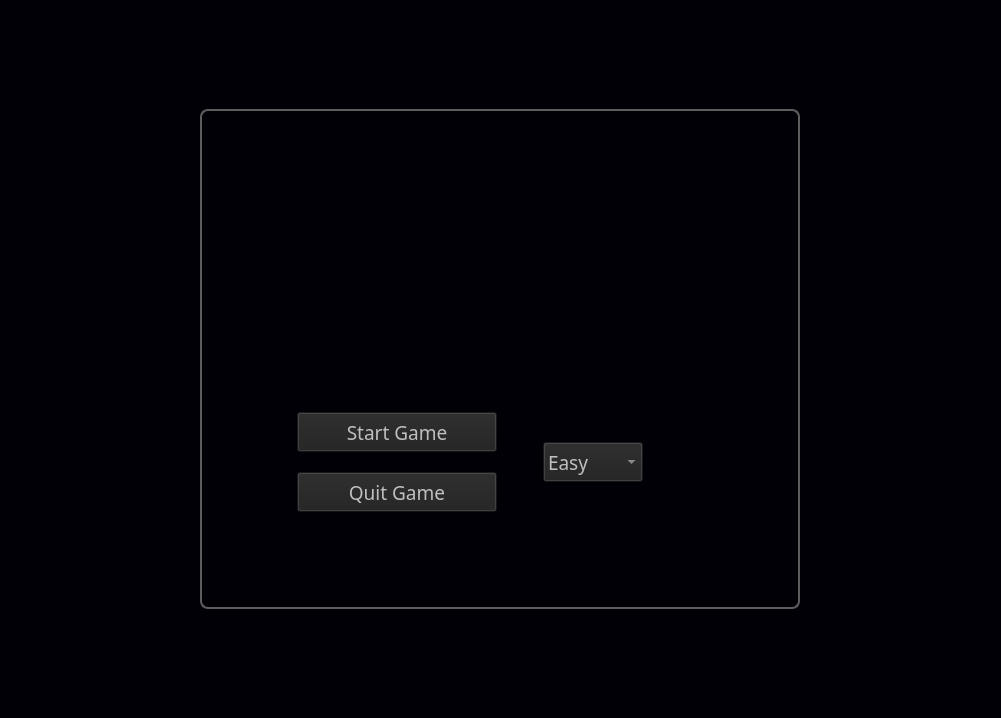
<?xml version="1.0" encoding="UTF-8"?>
<ui version="4.0">
 <class>GameUIClass</class>
 <widget class="QMainWindow" name="GameUIClass">
  <property name="geometry">
   <rect>
    <x>0</x>
    <y>0</y>
    <width>1001</width>
    <height>718</height>
   </rect>
  </property>
  <property name="windowTitle">
   <string>GameUI</string>
  </property>
  <property name="autoFillBackground">
   <bool>false</bool>
  </property>
  <property name="styleSheet">
   <string notr="true">QWidget{
	background-color:rgb(2, 0, 7);
color:rgb(191, 191, 191)
}
</string>
  </property>
  <widget class="QWidget" name="centralWidget">
   <property name="styleSheet">
    <string notr="true">QWidget#centralWidget{
background-image: url(:/GameUI/background.jpg);
background-position: center;
 background-size: cover;
  }</string>
   </property>
   <layout class="QGridLayout" name="gridLayout_4">
    <item row="0" column="0">
     <widget class="QStackedWidget" name="stackedWidget">
      <property name="sizePolicy">
       <sizepolicy hsizetype="MinimumExpanding" vsizetype="Preferred">
        <horstretch>0</horstretch>
        <verstretch>0</verstretch>
       </sizepolicy>
      </property>
      <property name="minimumSize">
       <size>
        <width>400</width>
        <height>50</height>
       </size>
      </property>
      <property name="maximumSize">
       <size>
        <width>600</width>
        <height>500</height>
       </size>
      </property>
      <property name="font">
       <font>
        <underline>false</underline>
       </font>
      </property>
      <property name="styleSheet">
       <string notr="true">QStackedWidget {
    border: 2px solid rgb(93, 93, 93); /* Border around the stack */
    border-radius: 8px;      /* Optional rounded corners */
	padding: 40px;

}
</string>
      </property>
      <property name="frameShadow">
       <enum>QFrame::Shadow::Sunken</enum>
      </property>
      <property name="currentIndex">
       <number>0</number>
      </property>
      <widget class="MenuScene" name="menuScene">
       <property name="autoFillBackground">
        <bool>false</bool>
       </property>
       <property name="styleSheet">
        <string notr="true">background-color:rgba(255, 255, 255, 0);</string>
       </property>
       <layout class="QGridLayout" name="gridLayout_3">
        <item row="1" column="1">
         <widget class="QLabel" name="label">
          <property name="maximumSize">
           <size>
            <width>600</width>
            <height>200</height>
           </size>
          </property>
          <property name="font">
           <font>
            <family>Showcard Gothic</family>
            <pointsize>20</pointsize>
            <italic>false</italic>
            <bold>false</bold>
           </font>
          </property>
          <property name="styleSheet">
           <string notr="true">background-color:rgba(255, 255, 255, 0)</string>
          </property>
          <property name="text">
           <string/>
          </property>
          <property name="pixmap">
           <pixmap resource="GameUI.qrc">:/GameUI/Logo.png</pixmap>
          </property>
          <property name="scaledContents">
           <bool>true</bool>
          </property>
          <property name="alignment">
           <set>Qt::AlignmentFlag::AlignCenter</set>
          </property>
          <property name="wordWrap">
           <bool>false</bool>
          </property>
          <property name="textInteractionFlags">
           <set>Qt::TextInteractionFlag::LinksAccessibleByMouse</set>
          </property>
         </widget>
        </item>
        <item row="2" column="1">
         <layout class="QHBoxLayout" name="horizontalLayout">
          <property name="topMargin">
           <number>0</number>
          </property>
          <property name="rightMargin">
           <number>100</number>
          </property>
          <item>
           <layout class="QVBoxLayout" name="verticalLayout">
            <property name="spacing">
             <number>20</number>
            </property>
            <property name="sizeConstraint">
             <enum>QLayout::SizeConstraint::SetMinimumSize</enum>
            </property>
            <property name="leftMargin">
             <number>40</number>
            </property>
            <property name="topMargin">
             <number>40</number>
            </property>
            <property name="rightMargin">
             <number>40</number>
            </property>
            <property name="bottomMargin">
             <number>40</number>
            </property>
            <item>
             <widget class="QPushButton" name="startButton">
              <property name="minimumSize">
               <size>
                <width>200</width>
                <height>40</height>
               </size>
              </property>
              <property name="maximumSize">
               <size>
                <width>200</width>
                <height>40</height>
               </size>
              </property>
              <property name="font">
               <font>
                <family>Yu Gothic</family>
                <pointsize>14</pointsize>
               </font>
              </property>
              <property name="cursor">
               <cursorShape>PointingHandCursor</cursorShape>
              </property>
              <property name="focusPolicy">
               <enum>Qt::FocusPolicy::NoFocus</enum>
              </property>
              <property name="styleSheet">
               <string notr="true">background-color: rgba(32, 32, 32, 0);</string>
              </property>
              <property name="text">
               <string>Start Game</string>
              </property>
             </widget>
            </item>
            <item>
             <widget class="QPushButton" name="quitButton">
              <property name="minimumSize">
               <size>
                <width>200</width>
                <height>40</height>
               </size>
              </property>
              <property name="maximumSize">
               <size>
                <width>200</width>
                <height>40</height>
               </size>
              </property>
              <property name="font">
               <font>
                <family>Yu Gothic</family>
                <pointsize>14</pointsize>
               </font>
              </property>
              <property name="cursor">
               <cursorShape>PointingHandCursor</cursorShape>
              </property>
              <property name="focusPolicy">
               <enum>Qt::FocusPolicy::NoFocus</enum>
              </property>
              <property name="styleSheet">
               <string notr="true">background-color: rgba(32, 32, 32, 0);</string>
              </property>
              <property name="text">
               <string>Quit Game</string>
              </property>
             </widget>
            </item>
           </layout>
          </item>
          <item>
           <widget class="QComboBox" name="difficultyComboBox">
            <property name="minimumSize">
             <size>
              <width>100</width>
              <height>40</height>
             </size>
            </property>
            <property name="maximumSize">
             <size>
              <width>100</width>
              <height>40</height>
             </size>
            </property>
            <property name="font">
             <font>
              <family>Yu Gothic</family>
              <pointsize>14</pointsize>
              <kerning>true</kerning>
             </font>
            </property>
            <property name="cursor">
             <cursorShape>PointingHandCursor</cursorShape>
            </property>
            <property name="layoutDirection">
             <enum>Qt::LayoutDirection::LeftToRight</enum>
            </property>
            <property name="styleSheet">
             <string notr="true">background-color: rgba(32, 32, 32, 0)</string>
            </property>
            <item>
             <property name="text">
              <string>Easy</string>
             </property>
            </item>
            <item>
             <property name="text">
              <string>Medium</string>
             </property>
            </item>
            <item>
             <property name="text">
              <string>Hard</string>
             </property>
            </item>
           </widget>
          </item>
         </layout>
        </item>
       </layout>
      </widget>
      <widget class="GameScene" name="gameScene">
       <property name="styleSheet">
        <string notr="true">background-color:rgba(255, 255, 255, 0);</string>
       </property>
       <layout class="QVBoxLayout" name="verticalLayout_3">
        <item>
         <layout class="QVBoxLayout" name="verticalLayout_2">
          <item>
           <layout class="QGridLayout" name="gridLayout_2">
            <item row="1" column="0">
             <widget class="QLCDNumber" name="bestScore">
              <property name="font">
               <font>
                <family>Yu Gothic</family>
               </font>
              </property>
              <property name="styleSheet">
               <string notr="true">color:rgb(255, 255, 255);</string>
              </property>
              <property name="frameShape">
               <enum>QFrame::Shape::NoFrame</enum>
              </property>
              <property name="frameShadow">
               <enum>QFrame::Shadow::Sunken</enum>
              </property>
              <property name="digitCount">
               <number>1</number>
              </property>
             </widget>
            </item>
            <item row="0" column="0">
             <widget class="QLabel" name="bestScoreLabel">
              <property name="font">
               <font>
                <family>Yu Gothic</family>
                <pointsize>14</pointsize>
                <bold>true</bold>
               </font>
              </property>
              <property name="cursor">
               <cursorShape>ArrowCursor</cursorShape>
              </property>
              <property name="layoutDirection">
               <enum>Qt::LayoutDirection::RightToLeft</enum>
              </property>
              <property name="text">
               <string>BEST SCORE</string>
              </property>
              <property name="alignment">
               <set>Qt::AlignmentFlag::AlignCenter</set>
              </property>
             </widget>
            </item>
            <item row="1" column="1">
             <widget class="QLCDNumber" name="currentScore">
              <property name="layoutDirection">
               <enum>Qt::LayoutDirection::RightToLeft</enum>
              </property>
              <property name="frameShadow">
               <enum>QFrame::Shadow::Plain</enum>
              </property>
              <property name="lineWidth">
               <number>0</number>
              </property>
              <property name="smallDecimalPoint">
               <bool>true</bool>
              </property>
              <property name="digitCount">
               <number>1</number>
              </property>
              <property name="mode">
               <enum>QLCDNumber::Mode::Hex</enum>
              </property>
              <property name="segmentStyle">
               <enum>QLCDNumber::SegmentStyle::Outline</enum>
              </property>
             </widget>
            </item>
            <item row="0" column="1">
             <widget class="QLabel" name="scoreLabel">
              <property name="font">
               <font>
                <family>Yu Gothic</family>
                <pointsize>14</pointsize>
                <bold>true</bold>
               </font>
              </property>
              <property name="text">
               <string>SCORE</string>
              </property>
              <property name="alignment">
               <set>Qt::AlignmentFlag::AlignCenter</set>
              </property>
             </widget>
            </item>
           </layout>
          </item>
          <item>
           <widget class="ColorsFrame" name="colorsFrame">
            <layout class="QGridLayout" name="gridLayout">
             <property name="rightMargin">
              <number>1</number>
             </property>
             <property name="spacing">
              <number>0</number>
             </property>
            </layout>
           </widget>
          </item>
         </layout>
        </item>
        <item>
         <widget class="QLabel" name="GameOver">
          <property name="font">
           <font>
            <family>Yu Gothic</family>
            <pointsize>16</pointsize>
           </font>
          </property>
          <property name="lineWidth">
           <number>3</number>
          </property>
          <property name="midLineWidth">
           <number>3</number>
          </property>
          <property name="text">
           <string/>
          </property>
          <property name="alignment">
           <set>Qt::AlignmentFlag::AlignCenter</set>
          </property>
         </widget>
        </item>
        <item>
         <layout class="QHBoxLayout" name="horizontalLayout_2">
          <item>
           <widget class="QPushButton" name="mainMenuButton">
            <property name="maximumSize">
             <size>
              <width>150</width>
              <height>50</height>
             </size>
            </property>
            <property name="font">
             <font>
              <family>Yu Gothic</family>
              <pointsize>9</pointsize>
             </font>
            </property>
            <property name="cursor">
             <cursorShape>PointingHandCursor</cursorShape>
            </property>
            <property name="focusPolicy">
             <enum>Qt::FocusPolicy::NoFocus</enum>
            </property>
            <property name="styleSheet">
             <string notr="true">background-color: rgba(0, 0, 0, 10);</string>
            </property>
            <property name="text">
             <string>Main Menu</string>
            </property>
           </widget>
          </item>
          <item>
           <widget class="QPushButton" name="confirmButton">
            <property name="maximumSize">
             <size>
              <width>150</width>
              <height>50</height>
             </size>
            </property>
            <property name="cursor">
             <cursorShape>PointingHandCursor</cursorShape>
            </property>
            <property name="focusPolicy">
             <enum>Qt::FocusPolicy::NoFocus</enum>
            </property>
            <property name="styleSheet">
             <string notr="true">background-color: rgba(0, 0, 0, 10);</string>
            </property>
            <property name="text">
             <string>Confirm</string>
            </property>
           </widget>
          </item>
         </layout>
        </item>
        <item>
         <widget class="HistoryFrame" name="historyFrame">
          <layout class="QHBoxLayout" name="historyLayout">
           <item>
            <widget class="QLabel" name="color1">
             <property name="sizePolicy">
              <sizepolicy hsizetype="Fixed" vsizetype="Fixed">
               <horstretch>0</horstretch>
               <verstretch>0</verstretch>
              </sizepolicy>
             </property>
             <property name="minimumSize">
              <size>
               <width>30</width>
               <height>30</height>
              </size>
             </property>
             <property name="maximumSize">
              <size>
               <width>30</width>
               <height>30</height>
              </size>
             </property>
             <property name="text">
              <string/>
             </property>
            </widget>
           </item>
           <item>
            <widget class="QLabel" name="color2">
             <property name="sizePolicy">
              <sizepolicy hsizetype="Fixed" vsizetype="Fixed">
               <horstretch>0</horstretch>
               <verstretch>0</verstretch>
              </sizepolicy>
             </property>
             <property name="minimumSize">
              <size>
               <width>30</width>
               <height>30</height>
              </size>
             </property>
             <property name="maximumSize">
              <size>
               <width>30</width>
               <height>30</height>
              </size>
             </property>
             <property name="text">
              <string/>
             </property>
            </widget>
           </item>
           <item>
            <widget class="QLabel" name="color3">
             <property name="sizePolicy">
              <sizepolicy hsizetype="Fixed" vsizetype="Fixed">
               <horstretch>0</horstretch>
               <verstretch>0</verstretch>
              </sizepolicy>
             </property>
             <property name="minimumSize">
              <size>
               <width>30</width>
               <height>30</height>
              </size>
             </property>
             <property name="maximumSize">
              <size>
               <width>30</width>
               <height>30</height>
              </size>
             </property>
             <property name="text">
              <string/>
             </property>
            </widget>
           </item>
           <item>
            <widget class="QLabel" name="color4">
             <property name="sizePolicy">
              <sizepolicy hsizetype="Fixed" vsizetype="Fixed">
               <horstretch>0</horstretch>
               <verstretch>0</verstretch>
              </sizepolicy>
             </property>
             <property name="minimumSize">
              <size>
               <width>30</width>
               <height>30</height>
              </size>
             </property>
             <property name="maximumSize">
              <size>
               <width>30</width>
               <height>30</height>
              </size>
             </property>
             <property name="text">
              <string/>
             </property>
            </widget>
           </item>
           <item>
            <widget class="QLabel" name="color5">
             <property name="sizePolicy">
              <sizepolicy hsizetype="Fixed" vsizetype="Fixed">
               <horstretch>0</horstretch>
               <verstretch>0</verstretch>
              </sizepolicy>
             </property>
             <property name="minimumSize">
              <size>
               <width>30</width>
               <height>30</height>
              </size>
             </property>
             <property name="maximumSize">
              <size>
               <width>30</width>
               <height>30</height>
              </size>
             </property>
             <property name="text">
              <string/>
             </property>
            </widget>
           </item>
          </layout>
         </widget>
        </item>
        <item>
         <widget class="QLabel" name="resultLabel">
          <property name="font">
           <font>
            <pointsize>20</pointsize>
           </font>
          </property>
          <property name="styleSheet">
           <string notr="true">background-color: transparent;</string>
          </property>
          <property name="text">
           <string/>
          </property>
          <property name="alignment">
           <set>Qt::AlignmentFlag::AlignCenter</set>
          </property>
         </widget>
        </item>
       </layout>
      </widget>
     </widget>
    </item>
   </layout>
  </widget>
 </widget>
 <layoutdefault spacing="6" margin="11"/>
 <customwidgets>
  <customwidget>
   <class>MenuScene</class>
   <extends>QWidget</extends>
   <header>MenuScene.h</header>
   <container>1</container>
  </customwidget>
  <customwidget>
   <class>GameScene</class>
   <extends>QWidget</extends>
   <header>GameScene.h</header>
   <container>1</container>
  </customwidget>
  <customwidget>
   <class>ColorsFrame</class>
   <extends>QFrame</extends>
   <header>ColorsFrame.h</header>
   <container>1</container>
  </customwidget>
  <customwidget>
   <class>HistoryFrame</class>
   <extends>QFrame</extends>
   <header>HistoryFrame.h</header>
   <container>1</container>
  </customwidget>
 </customwidgets>
 <resources>
  <include location="GameUI.qrc"/>
  <include location="../../../../../.designer/backup/GameUI.qrc"/>
 </resources>
 <connections/>
</ui>
